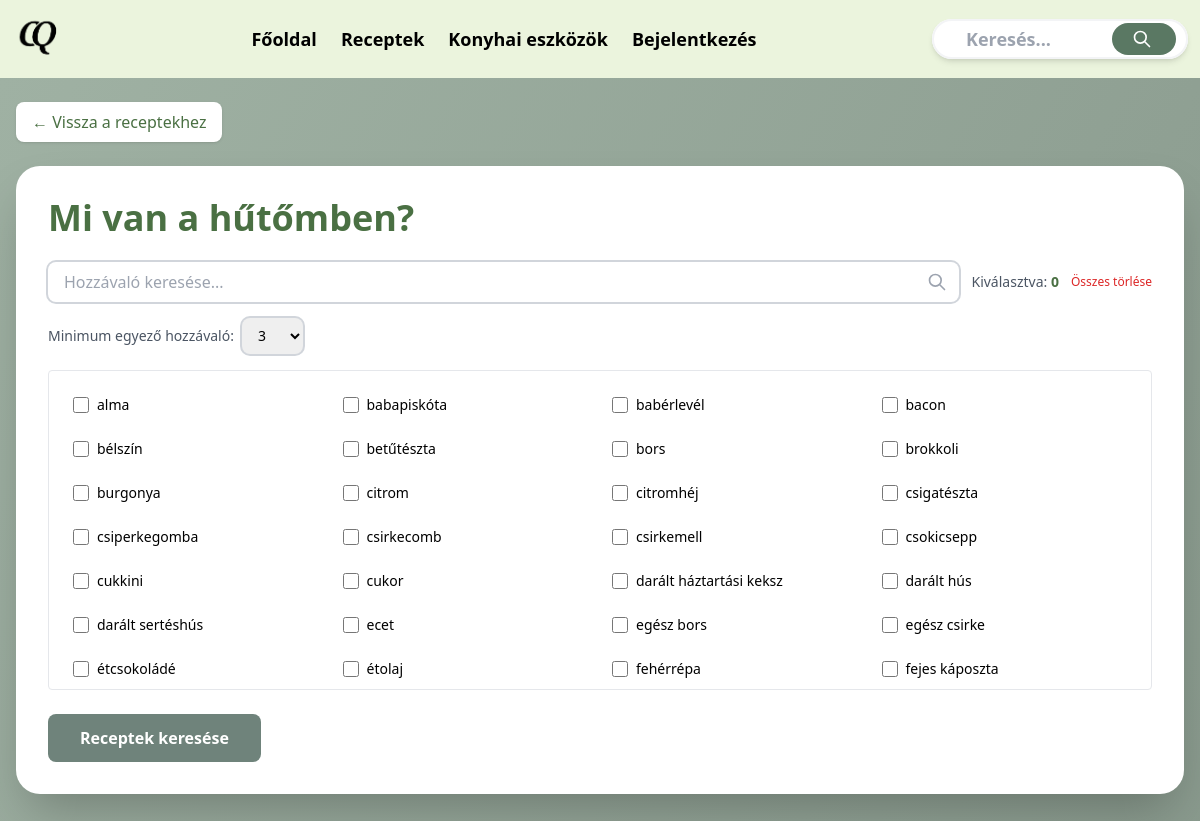
Screenshot of /views/receptek/hutom.php with the database file from the repository.
### tables this page shows
CREATE TABLE `hozzavalo` (
  `HozzavaloID` int(11) NOT NULL,
  `Elnevezes` varchar(50) NOT NULL,
  `Kep` varchar(255) DEFAULT NULL
);

### views/receptek/hutom.php (the view, shortened to what this page needs)
<?php
require_once "../head.php";
$pdo = new PDO(
    "mysql:host=localhost;dbname=cookquest;charset=utf8mb4",
    "root",
    "",
    [
        PDO::ATTR_ERRMODE => PDO::ERRMODE_EXCEPTION,
        PDO::ATTR_DEFAULT_FETCH_MODE => PDO::FETCH_ASSOC
    ]
);
$osszesHozzavalo = $pdo->query("
    SELECT HozzavaloID, Elnevezes
    FROM hozzavalo
    ORDER BY Elnevezes
")->fetchAll();
$kivalasztott = [];
$minMatch = isset($_POST["minMatch"]) ? max(1, (int)$_POST["minMatch"]) : 3;
$kivalasztottSet = array_flip($kivalasztott);
?>
<main class="min-h-screen bg-gradient-to-br from-[#9FB1A3] to-[#7F8F83]">
    <div class="max-w-7xl mx-auto py-6 px-4">
        <a href="receptek.php"
           class="inline-flex items-center gap-2 mb-6 px-4 py-2 bg-white rounded-lg shadow hover:bg-gray-100 transition font-medium text-[#4A7043]">
            ← Vissza a receptekhez
        </a>
        <div class="bg-white rounded-3xl shadow-2xl p-8 mb-8">
            <h1 class="text-4xl font-bold text-[#4A7043] mb-6">Mi van a hűtőmben?</h1>
            <form method="POST" action="">
                <div class="flex flex-col sm:flex-row items-start sm:items-center gap-3 mb-4">
                    <div class="relative flex-1 w-full">
                        <input type="text" id="hozzavaloKereses" placeholder="Hozzávaló keresése..."
                               class="w-full h-10 rounded-lg bg-transparent ring-2 ring-gray-300 px-4 pr-10 focus:ring-[#5A7863] focus:outline-none">
                        <svg class="absolute right-3 top-2.5 w-5 h-5 text-gray-400" fill="none" stroke="currentColor" viewBox="0 0 24 24">
                            <path stroke-linecap="round" stroke-linejoin="round" stroke-width="2" d="M21 21l-6-6m2-5a7 7 0 11-14 0 7 7 0 0114 0z"></path>
                        </svg>
                    </div>
                    <div class="flex items-center gap-3">
                        <span class="text-sm font-medium text-gray-600">
                            Kiválasztva: <span id="kivalasztottSzamlalo" class="font-bold text-[#4A7043]">0</span>
                        </span>
                        <button type="button" id="mindTorles"
                                class="text-xs text-red-600 hover:text-red-800 font-medium whitespace-nowrap">
                            Összes törlése
                        </button>
                    </div>
                </div>
                <div class="flex items-center gap-2 mb-4">
                    <label for="minMatch" class="text-sm font-medium text-gray-600">Minimum egyező hozzávaló:</label>
                    <select name="minMatch" id="minMatch"
                            class="h-9 rounded-lg ring-2 ring-gray-300 px-3 text-sm focus:ring-[#5A7863] focus:outline-none">
                        <?php for ($i = 1; $i <= 10; $i++): ?>
                            <option value="<?= $i ?>" <?= $minMatch === $i ? 'selected' : '' ?>><?= $i ?></option>
                        <?php endfor; ?>
                    </select>
                </div>
                <div id="hozzavaloLista"
                     class="grid grid-cols-2 md:grid-cols-3 lg:grid-cols-4 gap-2 max-h-80 overflow-y-auto border p-4 rounded">
                    <?php foreach ($osszesHozzavalo as $hz): ?>
                        <label class="hozzavalo-label flex items-center gap-2 cursor-pointer p-2 hover:bg-gray-100 rounded transition"
                               data-nev="<?= mb_strtolower(htmlspecialchars($hz["Elnevezes"])) ?>">
                            <input type="checkbox"
                                   name="hozzavalok[]"
                                   value="<?= $hz["HozzavaloID"] ?>"
                                   class="hozzavalo-checkbox w-4 h-4 accent-[#5A7863]"
                                   <?= isset($kivalasztottSet[$hz["HozzavaloID"]]) ? 'checked' : '' ?>>
                            <span class="text-sm"><?= htmlspecialchars($hz["Elnevezes"]) ?></span>
                        </label>
                    <?php endforeach; ?>
                </div>
                <button type="submit"
                        class="mt-6 bg-[#6F837B] text-white font-bold py-3 px-8 rounded-lg hover:bg-[#5a6b64] transition">
                    Receptek keresése
                </button>
            </form>
        </div>
    </div>
</main>
<?php require_once "../footer.php"; ?>

### views/head.php (shortened to what this page needs)
<!DOCTYPE html>
<html lang="hu">
<head>
    <link rel="stylesheet" href="../../assets/css/style.css">
    <script src="https://cdn.tailwindcss.com"></script>
    <link rel="stylesheet" href="https://cdnjs.cloudflare.com/ajax/libs/font-awesome/6.4.0/css/all.min.css">
</head>
<body class="min-h-screen flex flex-col m-0" ng-app="CookQuest">
    <?php include 'navbar.php'; ?>

### views/navbar.php (shortened to what this page needs)
<nav class="flex flex-wrap items-center justify-between p-3 bg-[#EBF4DD] font-bold text-lg">
    <a href="../index/index.php">
        <img src="../../assets/kepek/Monogram.png" class="w-16"></img>
    </a>
    <div class=" toggle hidden w-full md:w-auto md:flex text-right text-bold mt-5 md:mt-0 md:border-none">
        <a href="../index/index.php" class="block md:inline-block hover:text-[#5A7863] px-3 py-3 md:border-none">Főoldal</a>
        <a href="../receptek/receptek.php" class="block md:inline-block hover:text-[#5A7863] px-3 py-3 md:border-none">Receptek</a>
        <a href="../konyhaiEszkozok/konyhaiEszkozok.php" class="block md:inline-block hover:text-[#5A7863] px-3 py-3 md:border-none">Konyhai eszközök</a>
        <?php if (isset($_SESSION["felhasznalo_nev"])): ?>
            <a href="../profil/profil.php"
                class="block md:inline-block hover:text-[#5A7863] px-3 py-3 md:border-none">
                Üdv, <?php echo $_SESSION["felhasznalo_nev"]; ?>!
            </a>
        <?php else: ?>
            <a href="../autentikacio/autentikacio.php"
                class="block md:inline-block hover:text-[#5A7863] px-3 py-3 md:border-none">
                Bejelentkezés
            </a>
        <?php endif; ?>
    </div>
    <div class="relative w-64 bg-white rounded-full toggle hidden md:w-auto md:flex text-right text-bold mt-5 md:mt-0 md:border-none ">
        <input
            type="text"
            placeholder="Keresés..."
            class="rounded-full w-64 h-10 h-10 bg-transparent pl-8 py-2  border-2 border-gray-100 shadow-md hover:outline-none focus:ring-[#5A7863] focus:border-[#5A7863]"
            type="text" name="query" id="query" />
        <button type="submit"
            class="absolute inline-flex items-center h-8 px-2 py-2 text-sm text-white transition duration-150 ease-in-out rounded-full outline-none right-3 top-1 bg-[#5A7863] sm:px-6 sm:text-base sm:font-medium hover:bg-[#5A7863] focus:outline-none focus:ring-2 focus:ring-offset-2 focus:ring-[#5A7863]">
            <svg class=" sm:-ml-1 w-4 h-4 sm:h-5 sm:w-5" xmlns="http://www.w3.org/2000/svg" fill="none"
                viewBox="0 0 24 24" stroke="currentColor">
                <path stroke-linecap="round" stroke-linejoin="round" stroke-width="2"
                    d="M21 21l-6-6m2-5a7 7 0 11-14 0 7 7 0 0114 0z"></path>
            </svg>
        </button>
    </div>
</nav>

### views/footer.php (shortened to what this page needs)
</body>
</html>

### rows the page displays
hozzavalo: Elnevezes "alma"
hozzavalo: Elnevezes "babapiskóta"
hozzavalo: Elnevezes "babérlevél"
hozzavalo: Elnevezes "bacon"
hozzavalo: Elnevezes "bélszín"
hozzavalo: Elnevezes "betűtészta"
hozzavalo: Elnevezes "bors"
hozzavalo: Elnevezes "brokkoli"
hozzavalo: Elnevezes "burgonya"
hozzavalo: Elnevezes "citrom"
hozzavalo: Elnevezes "citromhéj"
hozzavalo: Elnevezes "csigatészta"
hozzavalo: Elnevezes "csiperkegomba"
hozzavalo: Elnevezes "csirkecomb"
hozzavalo: Elnevezes "csirkemell"
hozzavalo: Elnevezes "csokicsepp"
hozzavalo: Elnevezes "cukkini"
hozzavalo: Elnevezes "cukor"
hozzavalo: Elnevezes "darált háztartási keksz"
hozzavalo: Elnevezes "darált hús"
hozzavalo: Elnevezes "darált sertéshús"
hozzavalo: Elnevezes "ecet"
hozzavalo: Elnevezes "egész bors"
hozzavalo: Elnevezes "egész csirke"
hozzavalo: Elnevezes "étcsokoládé"
hozzavalo: Elnevezes "étolaj"
hozzavalo: Elnevezes "fehérrépa"
hozzavalo: Elnevezes "fejes káposzta"

### other values shown
form field minMatch "3"
